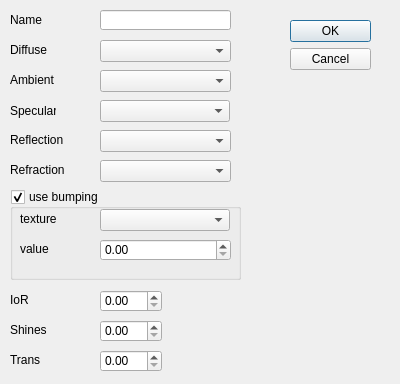
<?xml version="1.0" encoding="UTF-8"?>
<ui version="4.0">
 <class>materialDialog</class>
 <widget class="QDialog" name="materialDialog">
  <property name="geometry">
   <rect>
    <x>0</x>
    <y>0</y>
    <width>400</width>
    <height>384</height>
   </rect>
  </property>
  <property name="windowTitle">
   <string>Dialog</string>
  </property>
  <widget class="QDialogButtonBox" name="buttonBox">
   <property name="geometry">
    <rect>
     <x>290</x>
     <y>20</y>
     <width>81</width>
     <height>241</height>
    </rect>
   </property>
   <property name="orientation">
    <enum>Qt::Vertical</enum>
   </property>
   <property name="standardButtons">
    <set>QDialogButtonBox::Cancel|QDialogButtonBox::Ok</set>
   </property>
  </widget>
  <widget class="QLineEdit" name="nameBox">
   <property name="geometry">
    <rect>
     <x>100</x>
     <y>10</y>
     <width>131</width>
     <height>20</height>
    </rect>
   </property>
  </widget>
  <widget class="QComboBox" name="diffuseTextureBox">
   <property name="geometry">
    <rect>
     <x>100</x>
     <y>40</y>
     <width>131</width>
     <height>22</height>
    </rect>
   </property>
  </widget>
  <widget class="QComboBox" name="ambientTextureBox">
   <property name="geometry">
    <rect>
     <x>100</x>
     <y>70</y>
     <width>131</width>
     <height>22</height>
    </rect>
   </property>
  </widget>
  <widget class="QComboBox" name="specularTextureBox">
   <property name="geometry">
    <rect>
     <x>100</x>
     <y>100</y>
     <width>130</width>
     <height>22</height>
    </rect>
   </property>
  </widget>
  <widget class="QComboBox" name="reflectionTextureBox">
   <property name="geometry">
    <rect>
     <x>100</x>
     <y>130</y>
     <width>131</width>
     <height>22</height>
    </rect>
   </property>
  </widget>
  <widget class="QComboBox" name="refractionTextureBox">
   <property name="geometry">
    <rect>
     <x>100</x>
     <y>160</y>
     <width>131</width>
     <height>22</height>
    </rect>
   </property>
  </widget>
  <widget class="QLabel" name="label">
   <property name="geometry">
    <rect>
     <x>10</x>
     <y>10</y>
     <width>46</width>
     <height>20</height>
    </rect>
   </property>
   <property name="text">
    <string>Name</string>
   </property>
  </widget>
  <widget class="QLabel" name="label_2">
   <property name="geometry">
    <rect>
     <x>10</x>
     <y>40</y>
     <width>46</width>
     <height>20</height>
    </rect>
   </property>
   <property name="text">
    <string>Diffuse</string>
   </property>
  </widget>
  <widget class="QLabel" name="label_3">
   <property name="geometry">
    <rect>
     <x>10</x>
     <y>70</y>
     <width>46</width>
     <height>20</height>
    </rect>
   </property>
   <property name="text">
    <string>Ambient</string>
   </property>
  </widget>
  <widget class="QLabel" name="label_4">
   <property name="geometry">
    <rect>
     <x>10</x>
     <y>100</y>
     <width>46</width>
     <height>21</height>
    </rect>
   </property>
   <property name="text">
    <string>Specular</string>
   </property>
  </widget>
  <widget class="QLabel" name="label_5">
   <property name="geometry">
    <rect>
     <x>10</x>
     <y>130</y>
     <width>70</width>
     <height>20</height>
    </rect>
   </property>
   <property name="text">
    <string>Reflection</string>
   </property>
  </widget>
  <widget class="QLabel" name="label_6">
   <property name="geometry">
    <rect>
     <x>10</x>
     <y>160</y>
     <width>70</width>
     <height>20</height>
    </rect>
   </property>
   <property name="text">
    <string>Refraction</string>
   </property>
  </widget>
  <widget class="QGroupBox" name="bumpBox">
   <property name="geometry">
    <rect>
     <x>10</x>
     <y>189</y>
     <width>231</width>
     <height>91</height>
    </rect>
   </property>
   <property name="title">
    <string>use bumping</string>
   </property>
   <property name="checkable">
    <bool>true</bool>
   </property>
   <property name="checked">
    <bool>true</bool>
   </property>
   <widget class="QComboBox" name="bumpTextureBox">
    <property name="geometry">
     <rect>
      <x>90</x>
      <y>20</y>
      <width>130</width>
      <height>22</height>
     </rect>
    </property>
   </widget>
   <widget class="QLabel" name="label_7">
    <property name="geometry">
     <rect>
      <x>10</x>
      <y>20</y>
      <width>46</width>
      <height>20</height>
     </rect>
    </property>
    <property name="text">
     <string>texture</string>
    </property>
   </widget>
   <widget class="QDoubleSpinBox" name="bumpValueBox">
    <property name="geometry">
     <rect>
      <x>90</x>
      <y>50</y>
      <width>131</width>
      <height>22</height>
     </rect>
    </property>
    <property name="maximum">
     <double>1.000000000000000</double>
    </property>
    <property name="singleStep">
     <double>0.010000000000000</double>
    </property>
   </widget>
   <widget class="QLabel" name="label_8">
    <property name="geometry">
     <rect>
      <x>10</x>
      <y>50</y>
      <width>46</width>
      <height>20</height>
     </rect>
    </property>
    <property name="text">
     <string>value</string>
    </property>
   </widget>
  </widget>
  <widget class="QDoubleSpinBox" name="IoRBox">
   <property name="geometry">
    <rect>
     <x>100</x>
     <y>290</y>
     <width>62</width>
     <height>22</height>
    </rect>
   </property>
   <property name="singleStep">
    <double>0.100000000000000</double>
   </property>
  </widget>
  <widget class="QLabel" name="label_9">
   <property name="geometry">
    <rect>
     <x>10</x>
     <y>290</y>
     <width>46</width>
     <height>20</height>
    </rect>
   </property>
   <property name="text">
    <string>IoR</string>
   </property>
  </widget>
  <widget class="QDoubleSpinBox" name="shinessBox">
   <property name="geometry">
    <rect>
     <x>100</x>
     <y>320</y>
     <width>62</width>
     <height>22</height>
    </rect>
   </property>
   <property name="singleStep">
    <double>0.100000000000000</double>
   </property>
  </widget>
  <widget class="QLabel" name="label_10">
   <property name="geometry">
    <rect>
     <x>10</x>
     <y>320</y>
     <width>46</width>
     <height>20</height>
    </rect>
   </property>
   <property name="text">
    <string>Shines</string>
   </property>
  </widget>
  <widget class="QDoubleSpinBox" name="transBox">
   <property name="geometry">
    <rect>
     <x>100</x>
     <y>350</y>
     <width>62</width>
     <height>22</height>
    </rect>
   </property>
   <property name="singleStep">
    <double>0.100000000000000</double>
   </property>
  </widget>
  <widget class="QLabel" name="label_11">
   <property name="geometry">
    <rect>
     <x>10</x>
     <y>350</y>
     <width>46</width>
     <height>20</height>
    </rect>
   </property>
   <property name="text">
    <string>Trans</string>
   </property>
  </widget>
 </widget>
 <resources/>
 <connections>
  <connection>
   <sender>buttonBox</sender>
   <signal>accepted()</signal>
   <receiver>materialDialog</receiver>
   <slot>accept()</slot>
   <hints>
    <hint type="sourcelabel">
     <x>248</x>
     <y>254</y>
    </hint>
    <hint type="destinationlabel">
     <x>157</x>
     <y>274</y>
    </hint>
   </hints>
  </connection>
  <connection>
   <sender>buttonBox</sender>
   <signal>rejected()</signal>
   <receiver>materialDialog</receiver>
   <slot>reject()</slot>
   <hints>
    <hint type="sourcelabel">
     <x>316</x>
     <y>260</y>
    </hint>
    <hint type="destinationlabel">
     <x>286</x>
     <y>274</y>
    </hint>
   </hints>
  </connection>
 </connections>
</ui>
